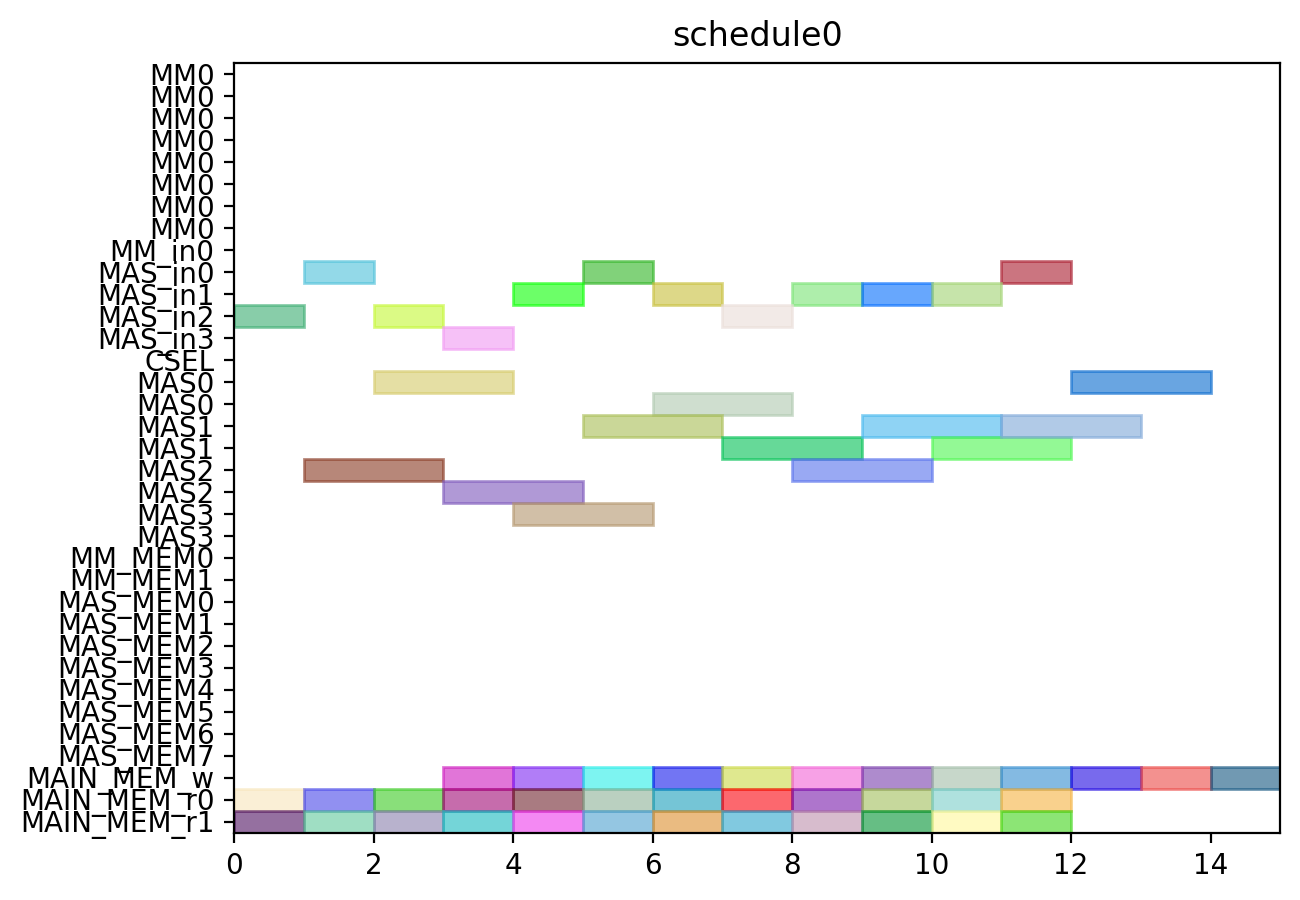

The script that drew this image:
from pyschedule import Scenario, solvers, plotters, alt


def solve():
	horizon = 120
	S = Scenario("schedule0", horizon=horizon)

	# resource
	MM = S.Resources('MM', num=1, size=8)
	MM_in = S.Resources('MM_in', num=1)
	MAS_in = S.Resources('MAS_in', num=4)
	CSEL = S.Resource('CSEL')
	MAS = S.Resources('MAS', num=4, size=2, periods=range(1, horizon))
	MM_MEM = S.Resources('MM_MEM', num=2)
	MAS_MEM = S.Resources('MAS_MEM', num=8)
	MAIN_MEM_w = S.Resource('MAIN_MEM_w', size=1)
	MAIN_MEM_r = S.Resources('MAIN_MEM_r', num=2)

	# result of previous scheduling

	# new tasks
	c000 = S.Task('c000', length=2, delay_cost=1)
	c000 += alt(MAS)
	c000_in = S.Task('c000_in', length=1, delay_cost=1)
	c000_in += alt(MAS_in)
	S += c000_in*MAS_in[0]<=c000*MAS[0]

	S += c000_in*MAS_in[1]<=c000*MAS[1]

	S += c000_in*MAS_in[2]<=c000*MAS[2]

	S += c000_in*MAS_in[3]<=c000*MAS[3]

	S += 0<c000

	c000_w = S.Task('c000_w', length=1, delay_cost=1)
	c000_w += alt(MAIN_MEM_w)
	S += c000 <= c000_w

	c000_mem0 = S.Task('c000_mem0', length=1, delay_cost=1)
	c000_mem0 += MAIN_MEM_r[0]
	S += c000_mem0 <= c000

	c000_mem1 = S.Task('c000_mem1', length=1, delay_cost=1)
	c000_mem1 += MAIN_MEM_r[1]
	S += c000_mem1 <= c000

	c001 = S.Task('c001', length=2, delay_cost=1)
	c001 += alt(MAS)
	c001_in = S.Task('c001_in', length=1, delay_cost=1)
	c001_in += alt(MAS_in)
	S += c001_in*MAS_in[0]<=c001*MAS[0]

	S += c001_in*MAS_in[1]<=c001*MAS[1]

	S += c001_in*MAS_in[2]<=c001*MAS[2]

	S += c001_in*MAS_in[3]<=c001*MAS[3]

	S += 0<c001

	c001_w = S.Task('c001_w', length=1, delay_cost=1)
	c001_w += alt(MAIN_MEM_w)
	S += c001 <= c001_w

	c001_mem0 = S.Task('c001_mem0', length=1, delay_cost=1)
	c001_mem0 += MAIN_MEM_r[0]
	S += c001_mem0 <= c001

	c001_mem1 = S.Task('c001_mem1', length=1, delay_cost=1)
	c001_mem1 += MAIN_MEM_r[1]
	S += c001_mem1 <= c001

	c010 = S.Task('c010', length=2, delay_cost=1)
	c010 += alt(MAS)
	c010_in = S.Task('c010_in', length=1, delay_cost=1)
	c010_in += alt(MAS_in)
	S += c010_in*MAS_in[0]<=c010*MAS[0]

	S += c010_in*MAS_in[1]<=c010*MAS[1]

	S += c010_in*MAS_in[2]<=c010*MAS[2]

	S += c010_in*MAS_in[3]<=c010*MAS[3]

	S += 0<c010

	c010_w = S.Task('c010_w', length=1, delay_cost=1)
	c010_w += alt(MAIN_MEM_w)
	S += c010 <= c010_w

	c010_mem0 = S.Task('c010_mem0', length=1, delay_cost=1)
	c010_mem0 += MAIN_MEM_r[0]
	S += c010_mem0 <= c010

	c010_mem1 = S.Task('c010_mem1', length=1, delay_cost=1)
	c010_mem1 += MAIN_MEM_r[1]
	S += c010_mem1 <= c010

	c011 = S.Task('c011', length=2, delay_cost=1)
	c011 += alt(MAS)
	c011_in = S.Task('c011_in', length=1, delay_cost=1)
	c011_in += alt(MAS_in)
	S += c011_in*MAS_in[0]<=c011*MAS[0]

	S += c011_in*MAS_in[1]<=c011*MAS[1]

	S += c011_in*MAS_in[2]<=c011*MAS[2]

	S += c011_in*MAS_in[3]<=c011*MAS[3]

	S += 0<c011

	c011_w = S.Task('c011_w', length=1, delay_cost=1)
	c011_w += alt(MAIN_MEM_w)
	S += c011 <= c011_w

	c011_mem0 = S.Task('c011_mem0', length=1, delay_cost=1)
	c011_mem0 += MAIN_MEM_r[0]
	S += c011_mem0 <= c011

	c011_mem1 = S.Task('c011_mem1', length=1, delay_cost=1)
	c011_mem1 += MAIN_MEM_r[1]
	S += c011_mem1 <= c011

	c100 = S.Task('c100', length=2, delay_cost=1)
	c100 += alt(MAS)
	c100_in = S.Task('c100_in', length=1, delay_cost=1)
	c100_in += alt(MAS_in)
	S += c100_in*MAS_in[0]<=c100*MAS[0]

	S += c100_in*MAS_in[1]<=c100*MAS[1]

	S += c100_in*MAS_in[2]<=c100*MAS[2]

	S += c100_in*MAS_in[3]<=c100*MAS[3]

	S += 0<c100

	c100_w = S.Task('c100_w', length=1, delay_cost=1)
	c100_w += alt(MAIN_MEM_w)
	S += c100 <= c100_w

	c100_mem0 = S.Task('c100_mem0', length=1, delay_cost=1)
	c100_mem0 += MAIN_MEM_r[0]
	S += c100_mem0 <= c100

	c100_mem1 = S.Task('c100_mem1', length=1, delay_cost=1)
	c100_mem1 += MAIN_MEM_r[1]
	S += c100_mem1 <= c100

	c101 = S.Task('c101', length=2, delay_cost=1)
	c101 += alt(MAS)
	c101_in = S.Task('c101_in', length=1, delay_cost=1)
	c101_in += alt(MAS_in)
	S += c101_in*MAS_in[0]<=c101*MAS[0]

	S += c101_in*MAS_in[1]<=c101*MAS[1]

	S += c101_in*MAS_in[2]<=c101*MAS[2]

	S += c101_in*MAS_in[3]<=c101*MAS[3]

	S += 0<c101

	c101_w = S.Task('c101_w', length=1, delay_cost=1)
	c101_w += alt(MAIN_MEM_w)
	S += c101 <= c101_w

	c101_mem0 = S.Task('c101_mem0', length=1, delay_cost=1)
	c101_mem0 += MAIN_MEM_r[0]
	S += c101_mem0 <= c101

	c101_mem1 = S.Task('c101_mem1', length=1, delay_cost=1)
	c101_mem1 += MAIN_MEM_r[1]
	S += c101_mem1 <= c101

	c110 = S.Task('c110', length=2, delay_cost=1)
	c110 += alt(MAS)
	c110_in = S.Task('c110_in', length=1, delay_cost=1)
	c110_in += alt(MAS_in)
	S += c110_in*MAS_in[0]<=c110*MAS[0]

	S += c110_in*MAS_in[1]<=c110*MAS[1]

	S += c110_in*MAS_in[2]<=c110*MAS[2]

	S += c110_in*MAS_in[3]<=c110*MAS[3]

	S += 0<c110

	c110_w = S.Task('c110_w', length=1, delay_cost=1)
	c110_w += alt(MAIN_MEM_w)
	S += c110 <= c110_w

	c110_mem0 = S.Task('c110_mem0', length=1, delay_cost=1)
	c110_mem0 += MAIN_MEM_r[0]
	S += c110_mem0 <= c110

	c110_mem1 = S.Task('c110_mem1', length=1, delay_cost=1)
	c110_mem1 += MAIN_MEM_r[1]
	S += c110_mem1 <= c110

	c111 = S.Task('c111', length=2, delay_cost=1)
	c111 += alt(MAS)
	c111_in = S.Task('c111_in', length=1, delay_cost=1)
	c111_in += alt(MAS_in)
	S += c111_in*MAS_in[0]<=c111*MAS[0]

	S += c111_in*MAS_in[1]<=c111*MAS[1]

	S += c111_in*MAS_in[2]<=c111*MAS[2]

	S += c111_in*MAS_in[3]<=c111*MAS[3]

	S += 0<c111

	c111_w = S.Task('c111_w', length=1, delay_cost=1)
	c111_w += alt(MAIN_MEM_w)
	S += c111 <= c111_w

	c111_mem0 = S.Task('c111_mem0', length=1, delay_cost=1)
	c111_mem0 += MAIN_MEM_r[0]
	S += c111_mem0 <= c111

	c111_mem1 = S.Task('c111_mem1', length=1, delay_cost=1)
	c111_mem1 += MAIN_MEM_r[1]
	S += c111_mem1 <= c111

	c200 = S.Task('c200', length=2, delay_cost=1)
	c200 += alt(MAS)
	c200_in = S.Task('c200_in', length=1, delay_cost=1)
	c200_in += alt(MAS_in)
	S += c200_in*MAS_in[0]<=c200*MAS[0]

	S += c200_in*MAS_in[1]<=c200*MAS[1]

	S += c200_in*MAS_in[2]<=c200*MAS[2]

	S += c200_in*MAS_in[3]<=c200*MAS[3]

	S += 0<c200

	c200_w = S.Task('c200_w', length=1, delay_cost=1)
	c200_w += alt(MAIN_MEM_w)
	S += c200 <= c200_w

	c200_mem0 = S.Task('c200_mem0', length=1, delay_cost=1)
	c200_mem0 += MAIN_MEM_r[0]
	S += c200_mem0 <= c200

	c200_mem1 = S.Task('c200_mem1', length=1, delay_cost=1)
	c200_mem1 += MAIN_MEM_r[1]
	S += c200_mem1 <= c200

	c201 = S.Task('c201', length=2, delay_cost=1)
	c201 += alt(MAS)
	c201_in = S.Task('c201_in', length=1, delay_cost=1)
	c201_in += alt(MAS_in)
	S += c201_in*MAS_in[0]<=c201*MAS[0]

	S += c201_in*MAS_in[1]<=c201*MAS[1]

	S += c201_in*MAS_in[2]<=c201*MAS[2]

	S += c201_in*MAS_in[3]<=c201*MAS[3]

	S += 0<c201

	c201_w = S.Task('c201_w', length=1, delay_cost=1)
	c201_w += alt(MAIN_MEM_w)
	S += c201 <= c201_w

	c201_mem0 = S.Task('c201_mem0', length=1, delay_cost=1)
	c201_mem0 += MAIN_MEM_r[0]
	S += c201_mem0 <= c201

	c201_mem1 = S.Task('c201_mem1', length=1, delay_cost=1)
	c201_mem1 += MAIN_MEM_r[1]
	S += c201_mem1 <= c201

	c210 = S.Task('c210', length=2, delay_cost=1)
	c210 += alt(MAS)
	c210_in = S.Task('c210_in', length=1, delay_cost=1)
	c210_in += alt(MAS_in)
	S += c210_in*MAS_in[0]<=c210*MAS[0]

	S += c210_in*MAS_in[1]<=c210*MAS[1]

	S += c210_in*MAS_in[2]<=c210*MAS[2]

	S += c210_in*MAS_in[3]<=c210*MAS[3]

	S += 0<c210

	c210_w = S.Task('c210_w', length=1, delay_cost=1)
	c210_w += alt(MAIN_MEM_w)
	S += c210 <= c210_w

	c210_mem0 = S.Task('c210_mem0', length=1, delay_cost=1)
	c210_mem0 += MAIN_MEM_r[0]
	S += c210_mem0 <= c210

	c210_mem1 = S.Task('c210_mem1', length=1, delay_cost=1)
	c210_mem1 += MAIN_MEM_r[1]
	S += c210_mem1 <= c210

	c211 = S.Task('c211', length=2, delay_cost=1)
	c211 += alt(MAS)
	c211_in = S.Task('c211_in', length=1, delay_cost=1)
	c211_in += alt(MAS_in)
	S += c211_in*MAS_in[0]<=c211*MAS[0]

	S += c211_in*MAS_in[1]<=c211*MAS[1]

	S += c211_in*MAS_in[2]<=c211*MAS[2]

	S += c211_in*MAS_in[3]<=c211*MAS[3]

	S += 0<c211

	c211_w = S.Task('c211_w', length=1, delay_cost=1)
	c211_w += alt(MAIN_MEM_w)
	S += c211 <= c211_w

	c211_mem0 = S.Task('c211_mem0', length=1, delay_cost=1)
	c211_mem0 += MAIN_MEM_r[0]
	S += c211_mem0 <= c211

	c211_mem1 = S.Task('c211_mem1', length=1, delay_cost=1)
	c211_mem1 += MAIN_MEM_r[1]
	S += c211_mem1 <= c211

	solvers.mip.solve(S,msg=1,kind='CPLEX',ratio_gap=1.01)

	solution = [['hoge']*len(S.solution()[1]) for i in range(len(S.solution()))]
	for i in range(len(S.solution())):
		for j in range(len(S.solution()[i])):
			solution[i][j]=str(S.solution()[i][j])
	print(solution)

	cycles = int(solution[-1][3])

	pic_file_name = "/home/mfukuda/ABE/multiRAM_multiMAS_16mux/scheduling_result/stage8MM1_stage2MAS4/CONJ/schedule0.png"
	if(S.solution() != []):
		plotters.matplotlib.plot(S,img_filename=pic_file_name, show_task_labels=False, fig_size=(cycles*0.25+3, 5))

	return solution
